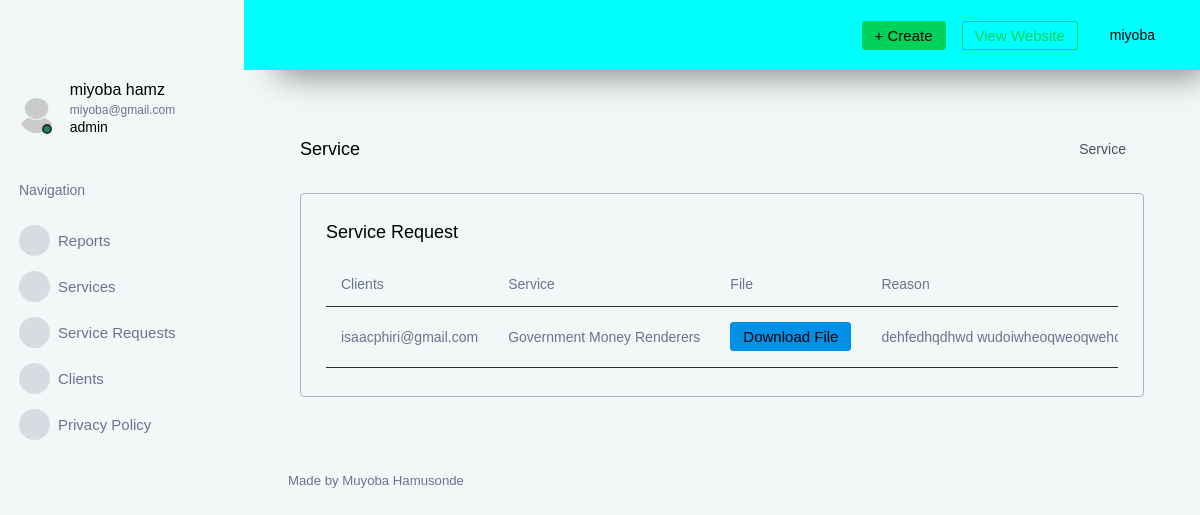
Screenshot of /dashboard/services/request/ (signed in) with the database file from the repository.
### models.py (models this page shows, shortened)
class User(UserMixin,database.Model):
    id = database.Column(database.Integer, primary_key=True )
    first_name = database.Column(database.String(100), nullable=False)
    last_name = database.Column(database.String(100), nullable=False)
    email = database.Column( database.String(80),unique=True, nullable=False)
    phone = database.Column( database.String(15),unique=True, nullable=False)
    password = database.Column(database.String(8))
    role = database.Column(
        database.Enum(UserStatusEnum),
        default=UserStatusEnum.client,
        nullable=False
    )

class ServiceRequestForm(database.Model):
    id = database.Column(database.Integer, primary_key=True,autoincrement=True)
    service_id  = database.Column(database.Integer, database.ForeignKey('service.id'))
    reason = database.Column(database.String(100), nullable=False)
    updated = database.Column(database.Date,default = date.today())
    client = database.Column(database.Integer, database.ForeignKey(User.id) )
    active = database.Column(database.Boolean, default=False)
    nrc_number = database.Column('nrc_number', database.String(15), unique=True, nullable=True)
    district = database.Column('district', database.String(200), nullable=False)
    pdf_file  = database.Column(database.LargeBinary)
    file_name = database.Column(database.String(255), nullable=True)
    service = relationship('Service', backref='service_requests')
    user = relationship('User', backref='user_requests')
    def get_status(self):
        return self.active
    def get_status_text(self):
        if self.active:
            return 'Approved'
        return 'Declined'

class Service(database.Model):
    id = database.Column(database.Integer, primary_key=True,autoincrement=True)
    name = database.Column(database.String(100), nullable=False)
    description = database.Column(database.Text, nullable=True)
    updated = database.Column(database.Date,default = date.today())
    author = database.Column(database.Integer, database.ForeignKey(User.id) )
    publisher = relationship('User', backref='publisher_service')

### main.py (the view)
@main.route('/dashboard/services/request/')
@login_required
def service_request():
    me = User.query.filter_by(email=current_user.email).first()
    services = database.session.query(Service).all()
    servicerequest = ServiceRequestForm.query.options(joinedload(ServiceRequestForm.service),joinedload(ServiceRequestForm.user)).all()
    return render_template(
        'dashboard/service_requests.html',
        me=me, services=services,
        servicerequest=servicerequest
    )

### __init__.py (called while the page is built)
def create_app():
    app = Flask(__name__, template_folder='html')
    app.config['SECRET_KEY'] = b'_5#y2L"F4Q8z\n\xec]/'
    app.config['SQLALCHEMY_DATABASE_URI'] = 'sqlite:///' + os.path.join(os.path.abspath(os.path.dirname(__file__)), 'database.db')
    app.config['SQLALCHEMY_TRACK_MODIFICATIONS'] = False
    database.init_app(app)
    migrate.init_app(app, database)
    login_manager.init_app(app)
    login_manager.login_view = 'auth.login'
    from .models import User  # Import models after initializing database
    @login_manager.user_loader
    def load_user(user_id):
        return User.query.get(int(user_id))
    from .auth import auth as auth_blueprint
    app.register_blueprint(auth_blueprint)
    from .main import main as main_blueprint
    app.register_blueprint(main_blueprint)
    return app

### templates/dashboard/service_requests.html (shortened to what this page needs)
{% extends 'dashboard/base.html' %}
{% block main %}
    <div class="content-wrapper">
        <div class="page-header">
        <h3 class="page-title">Service</h3>
        <nav aria-label="breadcrumb">
            <ol class="breadcrumb">
            <li class="breadcrumb-item active" aria-current="page">Service</li>
            </ol>
        </nav>
    </div>
    <div class="row">
        <div class=" {% if me.role.value == 'admin' %}  col-lg-12 {% else %}  col-lg-8 {% endif %}grid-margin stretch-card">
            <div class="card">
              <div class="card-body">
                <h4 class="card-title">Service Request</h4>
                <div class="table-responsive">
                  <table class="table">
                    <thead>
                        <tr>
                            {% if me.role.value == 'admin' %}
                            <th>Clients</th>
                            {% endif %}
                            <th>Service</th>
                            <th>File</th>
                            <th>Reason</th>
                        </tr>
                    </thead>
                    <tbody>
                        {% for request in servicerequest %}
                        <tr>
                            {% if me.role.value == 'admin' %}
                            <td>{{ request.user.email }}</td>
                            {% endif %}
                            <td>{{ request.service.name }}</td>
                            <td>
                                {% if request.pdf_file %}
                                <a href="{{ url_for('main.download_file', request_id=request.id) }}" class="btn btn-primary">Download File</a>
                                {% else %}
                                No File
                                {% endif %}
                            </td>
                            <td>{{ request.reason }}</td>
                        </tr>
                        {% endfor %}
                    </tbody>
                </table>
                </div>
              </div>
            </div>
        </div>
    </div>
{% endblock %}

### templates/dashboard/sidebar.html (shortened to what this page needs)
<nav class="sidebar sidebar-offcanvas" id="sidebar">
    <div class="sidebar-brand-wrapper d-none d-lg-flex align-items-center justify-content-center fixed-top">
    </div>
    <ul class="nav">
      <li class="nav-item profile">
        <div class="profile-desc">
          <div class="profile-pic">
            <div class="count-indicator">
              <img class="img-xs rounded-circle " src="{{url_for('static', filename='')}}assets/images/user.png" alt="">
              <span class="count bg-success"></span>
            </div>
            <div class="profile-name">
              <h5 class="mb-0 font-weight-normal">{{me.first_name}}  {{me.last_name}}</h5>
              <span>{{me.email}}</span>
              <p>{{me.role.value}}</p>
            </div>
          </div>
        </div>
      </li>
      <li class="nav-item nav-category">
        <span class="nav-link">Navigation</span>
      </li>
      <li class="nav-item menu-items">
        <a class="nav-link" href="/dashboard/">
          <span class="menu-icon">
            <i class="mdi mdi-speedometer"></i>
          </span>
          <span class="menu-title">Reports</span>
        </a>
      </li>
      <li class="nav-item menu-items">
        <a class="nav-link" href="/dashboard/services/">
          <span class="menu-icon">
            <i class="mdi mdi-playlist-play"></i>
          </span>
          <span class="menu-title">Services</span>
        </a>
      </li>
      <li class="nav-item menu-items">
        <a class="nav-link" href="/dashboard/services/request/">
          <span class="menu-icon">
            <i class="mdi mdi-table-large"></i>
          </span>
          <span class="menu-title">Service Requests</span>
        </a>
      </li>
      {% if me.role.value == 'admin' %}
      <li class="nav-item menu-items">
        <a class="nav-link" href="/dashboard/clients/">
          <span class="menu-icon">
            <i class="mdi mdi-chart-bar"></i>
          </span>
          <span class="menu-title">Clients</span>
        </a>
      </li>
      {% endif  %}
      <li class="nav-item menu-items">
        <a class="nav-link" href="/dashboard/privacy-policy/">
          <span class="menu-icon">
            <i class="mdi mdi-contacts"></i>
          </span>
          <span class="menu-title">Privacy Policy</span>
        </a>
      </li>
    </ul>
  </nav>

### templates/dashboard/nav.html (shortened to what this page needs)
<nav class="navbar p-0 fixed-top d-flex flex-row" style="background-color: aqua;">
    <div class="navbar-menu-wrapper flex-grow d-flex align-items-stretch">
      <button class="navbar-toggler navbar-toggler align-self-center" type="button" data-toggle="minimize">
        <span class="mdi mdi-menu"></span>
      </button>
      <ul class="navbar-nav navbar-nav-right">
        {% if me.role.value == 'admin' %}
        <li class="nav-item dropdown d-none d-lg-block">
          <a class="nav-link btn btn-success create-new-button" id="createbuttonDropdown" data-bs-toggle="dropdown" aria-expanded="false" href="#">+ Create</a>
        </li>
        {% endif %}
        <li class="navbar-nav navbar-nav-right">
          <a href="/" class="btn btn-outline-success">View Website</a>
        </li>
        <li class="nav-item dropdown">
          <a class="nav-link" id="profileDropdown" href="#" data-bs-toggle="dropdown">
            <div class="navbar-profile">
               <p class="mb-0 d-none d-sm-block navbar-profile-name">{{me.first_name}}</p>
              <i class="mdi mdi-menu-down d-none d-sm-block"></i>
            </div>
          </a>
        </li>
      </ul>
    </div>
  </nav>

### rows the page displays
User: first_name "miyoba", last_name "hamz", email "miyoba@gmail.com", role.value "admin"
ServiceRequestForm: user.email "isaacphiri@gmail.com", service.name "Government Money Renderers", reason "dehfedhqdhwd…"
